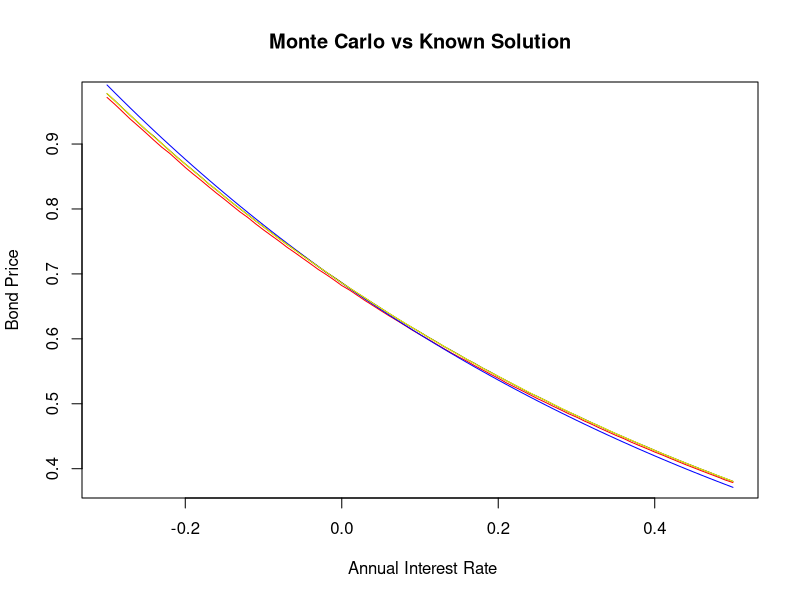
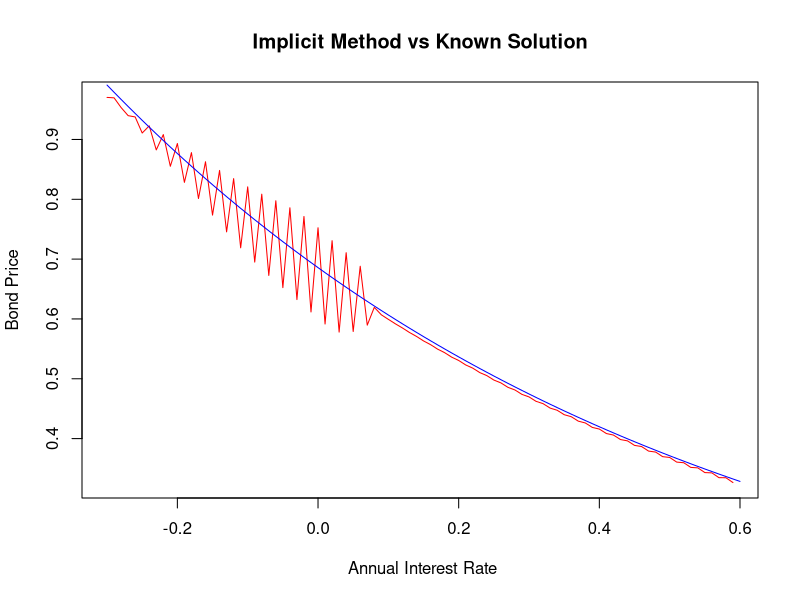
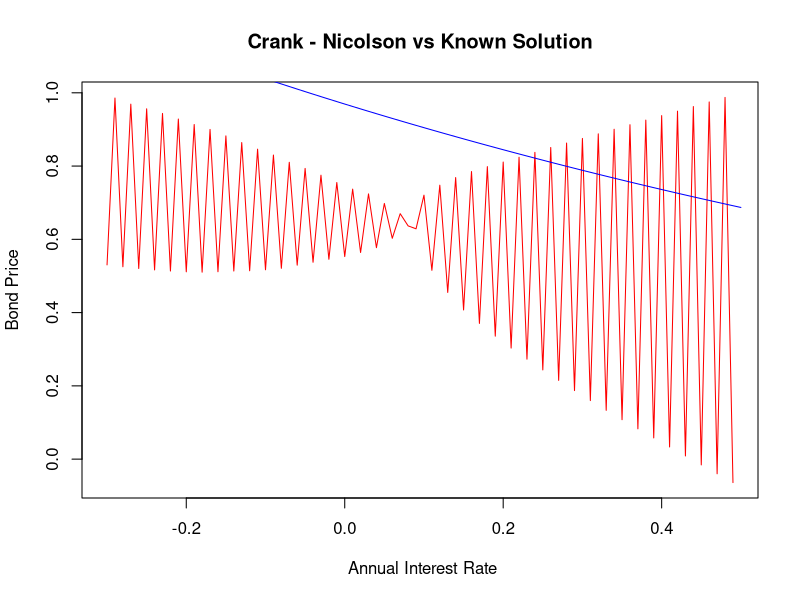

The R source for these figures, in order:
## ---- chunk 1
knitr::opts_chunk$set(echo = TRUE)
rm(list = ls(all =TRUE))
## ---- chunk 2
# Closed form solution to Bond price

bond_price <- function(alpha=0.08,beta=0.8,sigma=0.005,t=0,T=1,r=0.08){
  A <- (1-exp(-beta*(T-t)))/(beta)
  B <- (1/beta)*((alpha-(sigma)^2/(2*beta))*(A - T +t) - (sigma^(2)*A^2)/(4))
  exp(-A*r +B)
}

## ---- chunk 3
# Monte Carlo Simulation

monte_carlo <- function(alpha =0.08, beta=0.8, sigma=0.005, t=0, T=1, r=0.08, n=1000, s=100){
  # s = number of sub-intervals
  # n = number of simulation trials  
  
  dt <- T/s
  sim_path <- matrix(NA,nrow = n, ncol = 1) # matrix to store simulated path integrals
  sim_r <- NULL # vector to store rates on the path
  
  
  for (d in 1:n){
    sim_r[1] <- r
    for (j in 2:s){
      mu <- alpha/beta + exp(-beta*dt)*(sim_r[j-1] -alpha/beta)
      sd <- sqrt((sigma^2/(2*beta))*(1 -exp(-2*beta*(dt))))
      sim_r[j] <- rnorm(1,mu,sd)
    }
    
    int <- dt*(sum(sim_r)) # integral of path
    sim_path[d,1] <- exp(-int) # bond price of path
    
  }
  mean(sim_path) # empirical expectation of bond price using all paths
}

## ---- chunk 4

# Another Version of the MOnte Carlo simulations
Crude_Monte_Carlo=function(alpha =0.08,beta=0.8,sigma=0.005,T=1,r0 = 0.08,n=1000,s=100){
  
  # alpha, beta, sigma <- Fixed Parameters
  # T <- maturity time
  # r0 <- Initial rate at time 0
  # n <- Number of Simulations
  # s <- NUmber of Subintervals 
  
  #Simulate interest rates
  dt <- T/s # Length of sub-intervals
  sim_path= matrix(0,s+1,n) # Matrix that stores rate pathways
  sim_path[1,]= r0
  
  for (i in 1:n){
    for (j in 2:(s+1)){
      dr=(alpha-beta*sim_path[j-1,i])*dt+sigma*sqrt(dt)*rnorm(1)# Euler Discretization
      sim_path[j,i]=sim_path[j-1,i]+dr
    }
  }
  
  # Monte Carlo Simulations
  Sum=colSums(sim_path[2:(s+1),]*dt)
  int=exp(-Sum)
  mean=mean(int)
  sd=sd(int)/sqrt(n)
  result=mean
  result
}


## ---- chunk 5
# Improvements to the Monte Carlo Simulation


#################################################################################
# Antithetic Variates
################################################################################

Antithetic_variates= function(alpha =0.08,beta=0.8,sigma=0.005,T=1,r0 = 0.08,n=1000,s=100){
  dt <- T/s # Length of sub-intervals
  sim_path= matrix(0,s+1,n) # Matrix that stores rate pathways
  sim_path_inv= matrix(0,nrow = s+1, ncol = n)# matrix to generate interest paths using inverse RV
  sim_path[1,]= r0
  sim_path_inv[1,]=r0
  z = rnorm(n)
  z. = -z
  
  for (i in 1:n){
    for (j in 2:(s+1)){
      dr=(alpha-beta*sim_path[j-1,i])*dt+sigma*sqrt(dt)*z[i] # Euler Discretization
      dr_i= (alpha-beta*sim_path_inv[j-1,i])*dt + sigma*sqrt(dt)*z.[i]
      sim_path[j,i]=sim_path[j-1,i]+dr
      sim_path_inv[j,i]=sim_path_inv[j-1,i]+dr_i
      
    }
  }
  
  # Monte Carlo Simulations
  Sum=colSums(sim_path[2:(s+1),]*dt)
  Sum.=colSums(sim_path_inv[2:(s+1),]*dt)
  int.=exp(-Sum.)
  int=exp(-Sum)# Estimate using the conjugate rates
  Average=(int+int.)/2 # Average of estimates
  mean=mean(Average)
  sd=sd(Average)/sqrt(n)
  result= mean
  result
  
}



## ---- chunk 6
#################################################################################
# Moment matching
#################################################################################

Moment_Matching=function(alpha =0.08,beta=0.8,sigma=0.005,T=1,r0 = 0.08,n=1000,s=100){
  
  # alpha, beta, sigma <- Fixed Parameters
  # T <- maturity time
  # r0 <- Initial rate at time 0
  # n <- Number of Simulations
  # s <- NUmber of Subintervals 
  
  #Simulate interest rates
  dt <- T/s # Length of sub-intervals
  sim_path= matrix(0,s+1,n) # Matrix that stores rate pathways
  sim_path[1,]= r0
  z=rnorm(n)
  z_m= z-mean(z) # MOMENT MATCHING TRANSFORMATION 
  
  for (i in 1:n){
    for (j in 2:(s+1)){
      dr=(alpha-beta*sim_path[j-1,i])*dt+sigma*sqrt(dt)*z_m[i]# Euler Discretization
      sim_path[j,i]=sim_path[j-1,i]+dr
    }
  }
  
  # Monte Carlo Simulations
  Sum=colSums(sim_path[2:(s+1),]*dt)
  int=exp(-Sum)
  mean=mean(int)
  sd=sd(int)/sqrt(n)
  result=mean
  result
}

## ---- chunk 7
#################################################################################
# Control Variates
#################################################################################

# We have decided to make use of the CIR model as our control variate process.
# Below is the closed form solution under the CIR model
bond_price_CIR <- function(alpha,beta,sigma,t,T,r0){
  h <- sqrt(alpha^(2)+2*sigma^(2))
  A <-(2*h*exp((alpha+h)*(T-t)/2)/(2*h+(alpha+h)*(exp((T-t)*(h))-1)))^((2*alpha*beta)/sigma^(2))
  B <-2*(exp((T-t)*(h))-1)/(2*h+(alpha+h)*(exp((T-t)*(h))-1))
  A*exp(-B*r0)
}


# Monte Carlo Simulations of Bond Price under the CIR model

CIR_MC= function(alpha,beta,sigma,T,r0,n,s){
  
  dt <- T/s # Length of sub-intervals
  sim_path= matrix(0,s+1,n) # Matrix that stores rate pathways
  sim_path[1,]= r0
  
  for (i in 1:n){
    for (j in 2:(s+1)){
      dr=alpha*(beta-sim_path[j-1,i])*dt+(sigma*sqrt(dt)*rnorm(1)*sqrt(sim_path[j-1,i]))# Euler Discretization
      sim_path[j,i]=sim_path[j-1,i]+dr
    
    }
  }
  
  # Monte Carlo Simulations
  Sum=colSums(sim_path[2:(s+1),]*dt)
  int=exp(-Sum)
  mean=mean(int)
  sd=sd(int)/sqrt(n)
  result=c(mean,sd)
  result
  
}

# Therefore the control variates estimate:

Control_Variates_estimate= function(alpha, beta, sigma,t,T,r0,n,s){
  Crude_Monte_Carlo(alpha,beta,sigma,T,r0,n,s)[1]- CIR_MC(alpha,beta,sigma,T,r0,n,s)[1]+bond_price_CIR(alpha,beta,sigma,t,T,r0)
}
  

## ---- chunk 8

#============================================================================================
# Doing some plots

xvec <- seq(-0.3,0.5,0.01)
S <- NULL
for (r in 1:length(xvec)){
  S[r] <- bond_price(0.08,0.8,0.005,0,5,xvec[r])
}

CR <- NULL
AV <- NULL
MM <- NULL

for (k in 1: length(xvec)){
  CR[k] <- Crude_Monte_Carlo(r0 = xvec[k], T=5)
}

for (s in 1: length(xvec)){
  AV[s] <- Antithetic_variates(r0 = xvec[s], T =5)
  
}

for (j in 1: length(xvec)){
  MM[j] <- Moment_Matching(r0 = xvec[j], T =5)
  
}

plot(CR, x = xvec[1:length(xvec)],xlab = " Annual Interest Rate",ylab = "Bond Price",type = "l", col ="red", main = "Monte Carlo vs Known Solution")
lines(xvec,S, col ="blue", lty =1.5)
lines(xvec,AV, col ="black", lty =1.5)
lines(xvec,MM, col ="yellow", lty =1.5)
## ---- chunk 9
# Explicit Method

# Simple Bond price function
B <- function(t,T,r){
  exp(-(T-t)*r)
}

explicit <- function(alpha= 0.08,beta=0.8,sigma=0.005,r=0.08,I=1:100,T=2){

# I = partition of time
# J = partition of rate
# dr = length of rate sub-intervals
# r must be in the middle of partition of J
# length of J must be twice the length of I
dr <- 2*r/(2*length(I))
  
J <- seq(0,2*r,dr)    

dt = T/length(I) # length of each time sub-interval

V <- matrix(NA, nrow = length(J), ncol = length(I)+1) # empty matrix
nr <- length(J) # number of rows of the matrix - represents partition of rate
nt <- length(I)+1 # number of columns - represents partition of time

V[,length(I)+1] <- rep(1) # Boundary condition at expiry of bond

count <- 0 # set up count variable
for (i in rev(I)){ # rev is the reverse order of the time partition | i corresponds to the columns of the lattice
  count <- count+1 # keeping track of loop
  for (j in (1+count):(nr-count)){ # j corresponds to the rows of the lattice
    pu <- dt*(sigma^2/(2*dr^2) + (alpha -beta*J[nr-j])/(2*dr)) # up value
    pm <- 1 - (sigma^2*dt)/(dr^2) # middle value
    pd <- dt*(sigma^2/(2*(dr^2)) - (alpha -beta*J[nr-j])/(2*dr)) # down value
    V[j,i] <- ((1+J[nr-j]*dt)^(-1))*(pu*V[j-1,i+1] + pm*V[j,i+1] +pd*V[j+1,i+1])
  }

}

V[(nr+1)/2,1]

}


#============================================================================================
#Doing some plots
# 
# xvec <- seq(-0.3,0.5,0.01)
# H <- NULL
# for (r in 1:length(xvec)){
#   S[r] <- bond_price(0.08,0.8,0.005,0,1,xvec[r])
# }
# 
# for (i in 1:length(xvec)){
#   H[i] <- explicit(r = xvec[i], I= 1:50, T=5)
# }
# 
# plot(H, x = xvec,xlab = " Annual Interest Rate",ylab = "Bond Price",type = "l", col ="red", main = "Crank - Nicolson vs Known Solution")
# lines(xvec,S, col ="blue", lty =1.5)

## ---- chunk 10

# Implicit Method

implicit <- function(alpha= 0.08,beta=0.8,sigma=0.005,r=0.08,I=1:100, J =seq(0,0.10,0.01),T=1){
  # I = partition of time interval
  # J = partition of short rate variable
  
  nr <- length(J) # number of rows based on rate grid points
  nc <- length(I) # number of columns based on number of time grid points
  
  dr <- J[2] - J[1] #length of each sub-interval across J
  dt <- T/length(I) #length of each sub-interval across I
  
  
  # For each j in J we define the following functions at a fixed time point
  
  pd <- function(j){
    dt*((alpha-beta*J[j+1])/(2*dr) - (sigma^2)/(2*dr^2))
    
  }
  
  pm <- function(j){
    dt*(J[j+1] + 1/dt +sigma^2/(dr^2))
  }
  
  pu <- function(j){
    -dt*((alpha-beta*J[j+1])/(2*dr) + (sigma^2)/(2*dr^2))
    
  }
  
  # Setting up tridiagonal matrix
  Diag <- matrix(0,nrow = nr-1,ncol = nr-1)
  
  # Filling main diagonal
  for (j in 1:(nr-1)){
    Diag[j,j] <- pm(j)
    
  }
  
  # Filling lower diagonal
  for (j in 2:(nr-1)){
    Diag[j,j-1] <- pd(j)
  }
  
  # Filling upper diagonal
  for (j in 1:(nr-2)){
    Diag[j,j+1] <- pu(j)
  }
  
  
  B <- matrix(1,ncol = 1,nrow = nr-1) # The matrix of bond prices at maturity time 
  
  for (i in I){
    C <- matrix(0,ncol = 1, nrow = nr-1) # Another matrix for boundary conditions
    C[nr-1,1] <- (-pu(nr-1))*B[nr-1,1]
    C[1,1] <- -pd(1)
    A <- B + C # Working backwards recursively 
    B <- solve(Diag)%*%A 
  }
  
  B # Output of bond prices at time 0 for varying rates
  
}


#============================================================================================

# Doing some plots

xvec <- seq(-0.3,0.6,0.01)
R <- implicit(T=5,J= xvec, I = 1:1250)
S <- NULL
for (r in 1:length(xvec)){
  S[r] <- bond_price(0.08,0.8,0.005,0,5,xvec[r])
  }
plot(R, x = xvec[1:length(xvec)-1],xlab = " Annual Interest Rate",ylab = "Bond Price",type = "l", col ="red", main = "Implicit Method vs Known Solution")
lines(xvec,S, col ="blue", lty =1.5)



## ---- chunk 11
# Crank-Nicholson Method

CN <- function(alpha, beta, sigma, r,T, I, J){
  # I = partition of time interval
  # J = partition of short rate interval
  
  X <- length(I) # number of time grid points
  Y <- length(J) # number of rate grid points
  
  nr <- Y - 1 # number of rows
  
  dr <- J[2] - J[1]
  dt <- T/X
  
  #===========================================================================================
  # Define the following functions for j = 1,...,nr at each time point i
  
  pd <- function(j){
    (alpha -beta*J[j+1])/(2*dr) - sigma^2/(4*dr^2)
  }
  
  pm_1 <- function(j){
    J[j+1]/2 + 1/dt + sigma^2/(2*dr^2)
  }
  
  pm_2 <- function(j){
    -J[j+1]/2 + 1/dt - sigma^2/(2*dr^2)
  }
  
  pu <- function(j){
    - (alpha -beta*J[j+1])/(2*dr) - sigma^2/(4*dr^2)
  }
  
  #===========================================================================================
  # Define 2 tridiagonal matricies. One for time point i and one for time point i+1
  
  Diag_1 <- matrix(0,nrow = nr,ncol = nr)
  Diag_2 <- matrix(0,nrow = nr,ncol = nr)
  
  # Main diagonal of matrix 1
  for (j in 1:nr){
    Diag_1[j,j] <- pm_1(j)
    
  }
  
  # Filling lower diagonal of matrix 1
  for (j in 2:nr){
    Diag_1[j,j-1] <- pd(j)
  }
  
  # Filling upper diagonal of matirx 1
  for (j in 1:(nr-1)){
    Diag_1[j,j+1] <- pu(j)
  }  
  
  # Main diagonal of matrix 2
  for (j in 1:nr){
    Diag_2[j,j] <- pm_2(j)
    
  }
  
  # Filling lower diagonal of matrix 2
  for (j in 2:nr){
    Diag_2[j,j-1] <- -pd(j)
  }
  
  # Filling upper diagonal of matirx 2
  for (j in 1:(nr-1)){
    Diag_2[j,j+1] <- -pu(j)
  }
  
  
  #===========================================================================================
  # Constructing more matricies and iterating the procedure from maturity to time 0
  # These matricies take care of the boundary conditions
  C_1 <- matrix(0,nrow = nr,ncol = 1)
  C_1[1,1] <- pd(1)
  C_1[nr,1] <- pu(nr)
  
  C_2 <- matrix(0,nrow = nr,ncol = 1)
  C_2[1,1] <- -pd(1)
  C_2[nr,1] <- -pu(nr)
  
  # Vector of bond price values at time i
  Bond_values <- matrix(1,nrow = nr, ncol = 1)
  
  for (i in I){
    Inv <- solve(Diag_1)
    RHS <- Diag_2%*%Bond_values + C_2 - C_1
    Bond_values <- Inv%*%RHS
  }

  Bond_values
  
}


G <- CN(0.08,0.8,0.005,0.05, T=5, I=1:365, J = seq(-0.3,0.5,0.01))

#============================================================================================
# Doing some plots

xvec <- seq(-0.3,0.5,0.01)
S <- NULL
for (r in 1:length(xvec)){
  S[r] <- bond_price(0.08,0.8,0.005,0,1,xvec[r])
}
plot(G, x = xvec[1:length(xvec)-1],xlab = " Annual Interest Rate",ylab = "Bond Price",type = "l", col ="red", main = "Crank - Nicolson vs Known Solution")
lines(xvec,S, col ="blue", lty =1.5)
## ---- chunk 12
# Crank Nicolson 2.0

CN_2 <- function(alpha = 0.08,beta =0.8,sigma=0.005,T=5,r =0.05,I = 1:1250, J = seq(-0.3,0.5,0.01)){
  
  M <- length(J)
  
  
  
  
  
}




## ---- chunk 13
# Modified Fully Implicit Method
## ---- chunk 14
# Comparison of results
# Varying short rates

compare_mat <- matrix(NA,nrow = 10, ncol = 8) # matrix of comparison

colnames(compare_mat) <- c("Alpha","Beta","Sigma","Initial rate","Known Price","Monte Carlo"," MC System Time","MC Squared Deviations")


a = 0.01
b = 0.1
s = 0.04
t= 0
T = 1

for (j in 1:10){
  compare_mat[j,1] <- a
  compare_mat[j,2] <- b
  compare_mat[j,3] <- s
  compare_mat[j,4] <- 0.01 +0.01*(j-1)
  compare_mat[j,5] <- bond_price(alpha = compare_mat[j,1],beta = compare_mat[j,2], sigma = compare_mat[j,3], t= 0, T = 1, r = compare_mat[j,4])
  start_time <- proc.time()[1]
  compare_mat[j,6] <- monte_carlo(alpha = compare_mat[j,1],beta = compare_mat[j,2], sigma = compare_mat[j,3], t= 0, T = 1, r = compare_mat[j,4], n = 1000, s=250)
  compare_mat[j,7] <- proc.time()[1] -start_time
  compare_mat[j,8] <- (compare_mat[j,6] -compare_mat[j,5])^2
}

var <- sum(compare_mat[,8])/9

library(knitr)
kable(compare_mat,align = "c")
      
